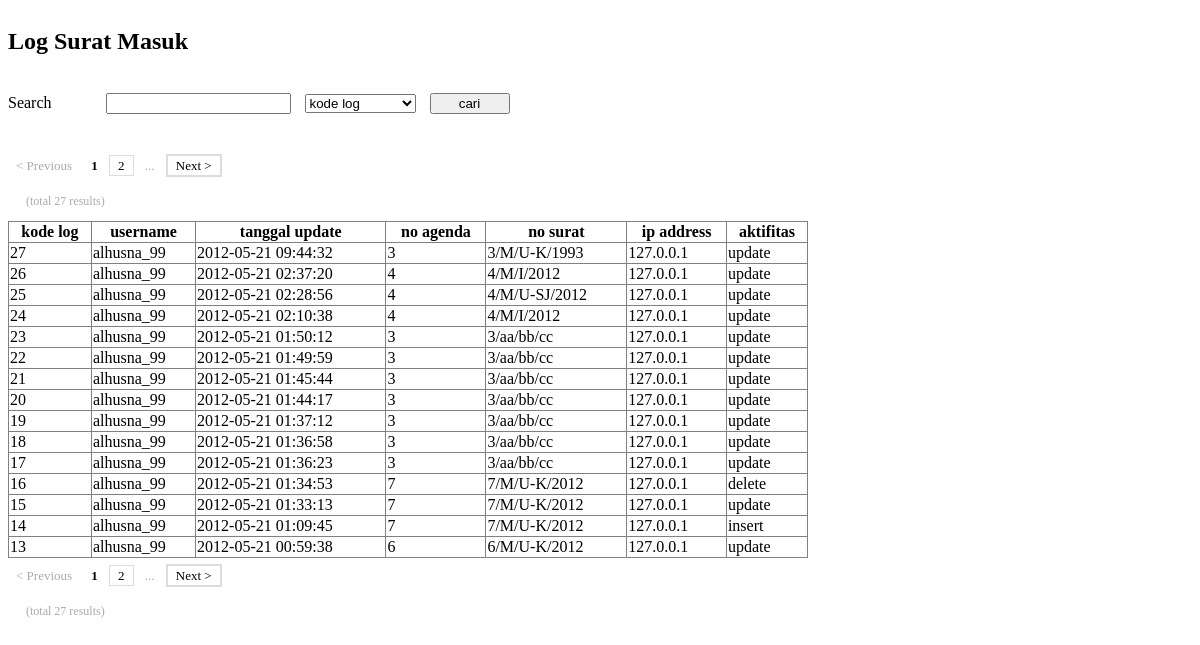
Page /surat_masuk/v_logsm.php on the committed database.
### tables this page shows
CREATE TABLE IF NOT EXISTS `log_sm` (
  `kd_log_sm` int(11) unsigned NOT NULL auto_increment,
  `username` varchar(45) default NULL,
  `tgl_update` varchar(45) default NULL,
  `otoritas` varchar(45) default NULL,
  `no_agenda_sm` int(10) unsigned default NULL,
  `no_surat_masuk` varchar(45) default NULL,
  `tgl_persetujuan` datetime default NULL,
  `ip_address` varchar(45) NOT NULL,
  `aktifitas` varchar(45) NOT NULL,
  PRIMARY KEY  USING BTREE (`kd_log_sm`)
);

### surat_masuk/v_logsm.php (the view, shortened to what this page needs)
<div style="width:800px;text-align:justify; margin-left:0px;" align="left" >
<div id="panelLeft" style="float:left;">
<h2> Log Surat Masuk </h2>
<form action=<?php echo "index.php?link=surat_masuk/v_logsm"?> method="post">
<div><br> Search <input type="text" name="cari" style="margin-left:50px;" >
<select name="tipe" style="margin-left:10px;">
	<option value="kd_log_sm">kode log</option>
</select>
<input type="submit" value="cari" style="margin-left:10px;width:80px;" /></div><br />
</form>
<?php
	$maxidx = 15;
	$hlm	= 1;
	$idx = ($maxidx * $hlm)-$maxidx;
	include("commons/paging.php");
?>
<table width="800" border="1" style="border-collapse:collapse; padding:7px;">
  <tr>
    <th scope="col">kode log</th>
    <th scope="col">username</th>
    <th scope="col">tanggal update</th>
    <th scope="col">no agenda</th>
    <th scope="col">no surat</th>
    <th scope="col">ip address </th>
    <th scope="col">aktifitas</th>
  </tr>
  <?php
	$queryCount = mysqli_query($conn," select count(kd_log_sm) from log_sm ");
	$rowCount = mysqli_fetch_array($queryCount);
	if($rowCount[0] == 0)
	{
		?><div align="center" style="background-color:#F03346;width:auto; height:30px;"> <h3>Data Tidak Ditemukan</h3> </div><?php
	}
	else
	{
		$cari = $_POST['cari'];
		$tipe = $_POST['tipe'];
		if($cari == "" || $tipe == "")
		{
			$sql  = " select * from log_sm 						";
			$sql .=	" order by 	kd_log_sm desc					";
			$sql .=	" limit $idx, $maxidx						";
			$queryTampil = mysqli_query($conn,$sql);
		}
		else
		{
			$sql  = " select * from log_sm where $tipe = '$cari' ";
			$sql .=	" order by kd_log_sm desc					      ";
			$sql .=	" limit $idx, $maxidx						      ";
			$queryTampil = mysqli_query($conn,$sql);
		}
	}
  ?>
  <?php
	while ($row = mysqli_fetch_array($queryTampil))
	{
  ?>
  <tr>
    <td><?php echo $row['kd_log_sm']; ?></td>
    <td><?php echo $row['username']; ?></td>
    <td><?php echo $row['tgl_update']; ?></td>
    <td><?php echo $row['no_agenda_sm']; ?></td>
    <td><?php echo $row['no_surat_masuk']; ?></td>
    <td><?php echo $row['ip_address']; ?></td>
    <td><?php echo $row['aktifitas']; ?></td>
  </tr>
  <?php
	}
  ?>
</table>
</div>
</div>

### rows in the picture
log_sm: kd_log_sm "27", username "alhusna_99", tgl_update "2012-05-21 09:44:32", no_agenda_sm "3", no_surat_masuk "3/M/U-K/1993", ip_address "127.0.0.1", aktifitas "update"
log_sm: kd_log_sm "26", username "alhusna_99", tgl_update "2012-05-21 02:37:20", no_agenda_sm "4", no_surat_masuk "4/M/I/2012", ip_address "127.0.0.1", aktifitas "update"
log_sm: kd_log_sm "25", username "alhusna_99", tgl_update "2012-05-21 02:28:56", no_agenda_sm "4", no_surat_masuk "4/M/U-SJ/2012", ip_address "127.0.0.1", aktifitas "update"
log_sm: kd_log_sm "24", username "alhusna_99", tgl_update "2012-05-21 02:10:38", no_agenda_sm "4", no_surat_masuk "4/M/I/2012", ip_address "127.0.0.1", aktifitas "update"
log_sm: kd_log_sm "23", username "alhusna_99", tgl_update "2012-05-21 01:50:12", no_agenda_sm "3", no_surat_masuk "3/aa/bb/cc", ip_address "127.0.0.1", aktifitas "update"
log_sm: kd_log_sm "22", username "alhusna_99", tgl_update "2012-05-21 01:49:59", no_agenda_sm "3", no_surat_masuk "3/aa/bb/cc", ip_address "127.0.0.1", aktifitas "update"
log_sm: kd_log_sm "21", username "alhusna_99", tgl_update "2012-05-21 01:45:44", no_agenda_sm "3", no_surat_masuk "3/aa/bb/cc", ip_address "127.0.0.1", aktifitas "update"
log_sm: kd_log_sm "20", username "alhusna_99", tgl_update "2012-05-21 01:44:17", no_agenda_sm "3", no_surat_masuk "3/aa/bb/cc", ip_address "127.0.0.1", aktifitas "update"
log_sm: kd_log_sm "19", username "alhusna_99", tgl_update "2012-05-21 01:37:12", no_agenda_sm "3", no_surat_masuk "3/aa/bb/cc", ip_address "127.0.0.1", aktifitas "update"
log_sm: kd_log_sm "18", username "alhusna_99", tgl_update "2012-05-21 01:36:58", no_agenda_sm "3", no_surat_masuk "3/aa/bb/cc", ip_address "127.0.0.1", aktifitas "update"
log_sm: kd_log_sm "17", username "alhusna_99", tgl_update "2012-05-21 01:36:23", no_agenda_sm "3", no_surat_masuk "3/aa/bb/cc", ip_address "127.0.0.1", aktifitas "update"
log_sm: kd_log_sm "16", username "alhusna_99", tgl_update "2012-05-21 01:34:53", no_agenda_sm "7", no_surat_masuk "7/M/U-K/2012", ip_address "127.0.0.1", aktifitas "delete"
log_sm: kd_log_sm "15", username "alhusna_99", tgl_update "2012-05-21 01:33:13", no_agenda_sm "7", no_surat_masuk "7/M/U-K/2012", ip_address "127.0.0.1", aktifitas "update"
log_sm: kd_log_sm "14", username "alhusna_99", tgl_update "2012-05-21 01:09:45", no_agenda_sm "7", no_surat_masuk "7/M/U-K/2012", ip_address "127.0.0.1", aktifitas "insert"
log_sm: kd_log_sm "13", username "alhusna_99", tgl_update "2012-05-21 00:59:38", no_agenda_sm "6", no_surat_masuk "6/M/U-K/2012", ip_address "127.0.0.1", aktifitas "update"

### other values in the picture
$total "27 27"
